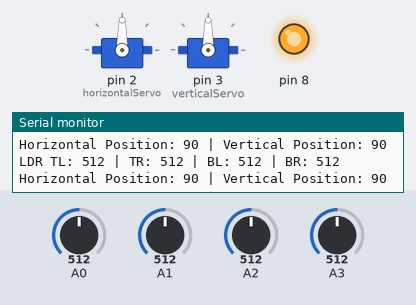
This sketch was run on a simulated Arduino Uno, built with avr-gcc and run on an emulated ATmega328P. On the bench: 2 × servo, output pins drawn as LEDs (lit = HIGH), the last lines printed to the serial monitor. The test bench sets the inputs (shaded band); at power-on: A0 = 512, A3 = 512, A1 = 512, A2 = 512.

Above: at 1.2 s.
1.3 s: A0 set to 595
4.3 s: A0 set to 621
At 4.47 s:
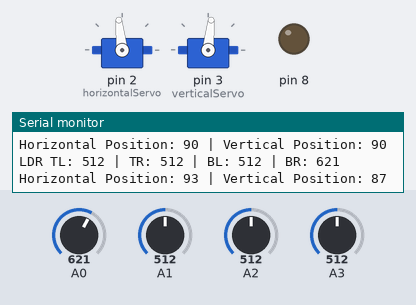
7.3 s: A3 set to 309
10.3 s: A3 set to 285
At 10.53 s:
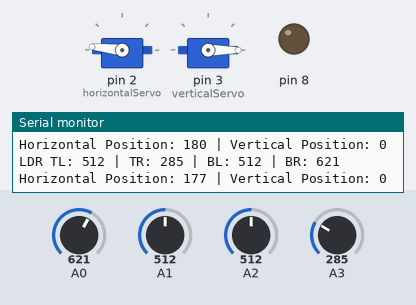
13.3 s: A1 set to 480
At 14.5 s:
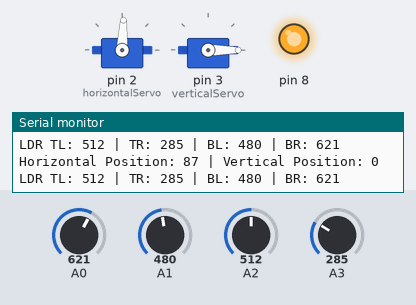
14.8 s: A2 set to 716
At 18.5 s:
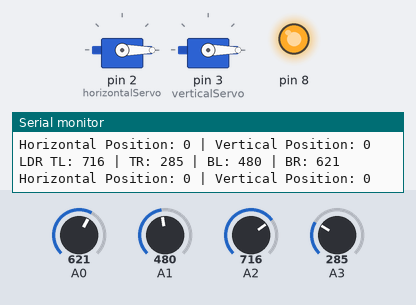
Timing chart, 0 to 18.8 s (numbered marks = the images above; inputs shaded):
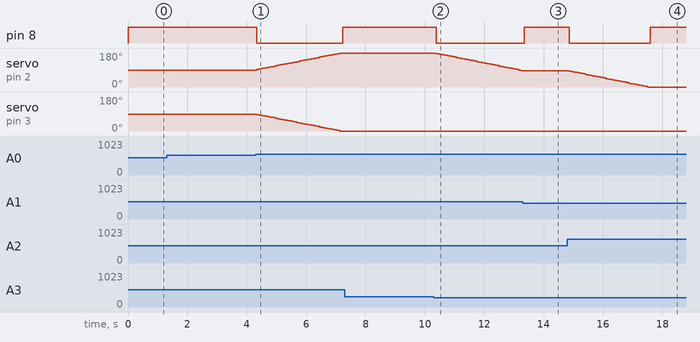

Measured:
- the behaviour switches between 613 and 614 on A0 (found by bisection; images 0 and 1)
- the behaviour switches between 303 and 302 on A3 (found by bisection; images 1 and 2)
- the behaviour switches between 496 and 495 on A1 (found by bisection; images 2 and 3)
- after the input at 4.3 s, pin 8: HIGH → LOW at once, → HIGH 2.9 s later; servo on pin 2 (horizontalServo): moves from 90° to 180° over 2.8 s, starting at once; servo on pin 3 (verticalServo): moves from 90° to 0° over 2.8 s, starting at once
- after the input at 10.3 s, pin 8: HIGH → LOW after 0.09 s; servo on pin 2 (horizontalServo): moves from 180° to 87° over 2.9 s, starting after 0.09 s
- after the input at 13.3 s, pin 8: LOW → HIGH after 0.05 s; servo on pin 2 (horizontalServo): stays 87° (without the input it goes to 84° after 0.05 s)
- after the input at 14.8 s, pin 8: HIGH → LOW after 0.06 s, → HIGH 2.7 s later; servo on pin 2 (horizontalServo): moves from 87° to 0° over 2.6 s, starting after 0.06 s

The sketch:

SolarSync.ino
```cpp
#include <Servo.h>

Servo horizontalServo;  //Lower Motor
Servo verticalServo;    //Upper Motor

int horizontalPosition = 90;
int verticalPosition = 90;
int rotateSpeed = 3;
int upperMotorMax = 140;
int lowerMotorMax = 180;

int threshold = 50;

void setup() {
  horizontalServo.attach(2);
  verticalServo.attach(3);
  pinMode(8,OUTPUT);

  Serial.begin(9600);
}

void loop() {
  int bottomRight = analogRead(A0);
  int bottomLeft = analogRead(A1);
  int topLeft = analogRead(A2);
  int topRight = analogRead(A3);

  int avgTop = (topLeft + topRight) / 2;
  int avgBottom = (bottomLeft + bottomRight) / 2;
  int avgLeft = (topLeft + bottomLeft) / 2;
  int avgRight = (topRight + bottomRight) / 2;

  int previousHorizontal = horizontalPosition;
  int previousVertical = verticalPosition;

  if (abs(avgLeft - avgRight) > threshold) {
    if (avgLeft > avgRight) {
      horizontalPosition = constrain(horizontalPosition - rotateSpeed, 0, lowerMotorMax);
    } else {
      horizontalPosition = constrain(horizontalPosition + rotateSpeed, 0, lowerMotorMax);
    }
  }


  if (abs(avgTop - avgBottom) > threshold) {
    if (avgTop > avgBottom) {
      verticalPosition = constrain(verticalPosition + rotateSpeed, 0, upperMotorMax);
    } else {
      verticalPosition = constrain(verticalPosition - rotateSpeed, 0, upperMotorMax);
    }
  }
  digitalWrite(8,HIGH);
  while (previousHorizontal < horizontalPosition) {
    previousHorizontal++;
    horizontalServo.write(previousHorizontal);
    digitalWrite(8,LOW);

  }
  while (previousHorizontal > horizontalPosition) {
    previousHorizontal--;
    horizontalServo.write(previousHorizontal);
    digitalWrite(8,LOW);
  }

  while (previousVertical < verticalPosition) {
    previousVertical++;
    verticalServo.write(previousVertical);
    digitalWrite(8,LOW);
  }
  while (previousVertical > verticalPosition) {
    previousVertical--;
    verticalServo.write(previousVertical);
    digitalWrite(8,LOW);
  }

  Serial.print("LDR TL: ");
  Serial.print(topLeft);
  Serial.print(" | TR: ");
  Serial.print(topRight);
  Serial.print(" | BL: ");
  Serial.print(bottomLeft);
  Serial.print(" | BR: ");
  Serial.println(bottomRight);
  Serial.print("Horizontal Position: ");
  Serial.print(horizontalPosition);
  Serial.print(" | Vertical Position: ");
  Serial.println(verticalPosition);

  delay(0);
}
```
